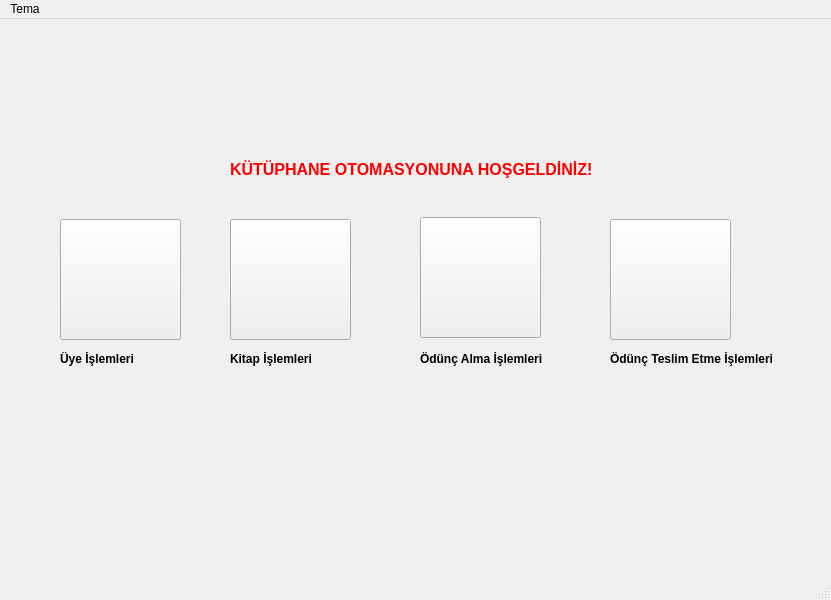
<?xml version="1.0" encoding="UTF-8"?>
<ui version="4.0">
 <class>MainWindow</class>
 <widget class="QMainWindow" name="MainWindow">
  <property name="geometry">
   <rect>
    <x>0</x>
    <y>0</y>
    <width>831</width>
    <height>600</height>
   </rect>
  </property>
  <property name="windowTitle">
   <string>MainWindow</string>
  </property>
  <widget class="QWidget" name="centralwidget">
   <widget class="QLabel" name="label">
    <property name="geometry">
     <rect>
      <x>230</x>
      <y>140</y>
      <width>551</width>
      <height>20</height>
     </rect>
    </property>
    <property name="palette">
     <palette>
      <active>
       <colorrole role="WindowText">
        <brush brushstyle="SolidPattern">
         <color alpha="255">
          <red>255</red>
          <green>0</green>
          <blue>0</blue>
         </color>
        </brush>
       </colorrole>
      </active>
      <inactive>
       <colorrole role="WindowText">
        <brush brushstyle="SolidPattern">
         <color alpha="255">
          <red>255</red>
          <green>0</green>
          <blue>0</blue>
         </color>
        </brush>
       </colorrole>
      </inactive>
      <disabled/>
     </palette>
    </property>
    <property name="font">
     <font>
      <pointsize>12</pointsize>
      <bold>true</bold>
     </font>
    </property>
    <property name="text">
     <string>KÜTÜPHANE OTOMASYONUNA HOŞGELDİNİZ!</string>
    </property>
   </widget>
   <widget class="QPushButton" name="btn_uye_islemleri">
    <property name="geometry">
     <rect>
      <x>60</x>
      <y>200</y>
      <width>121</width>
      <height>121</height>
     </rect>
    </property>
    <property name="styleSheet">
     <string notr="true">image: url(:/gorsel/images/user.jpg);</string>
    </property>
    <property name="text">
     <string/>
    </property>
   </widget>
   <widget class="QPushButton" name="btn_kitap_islemleri">
    <property name="geometry">
     <rect>
      <x>230</x>
      <y>200</y>
      <width>121</width>
      <height>121</height>
     </rect>
    </property>
    <property name="styleSheet">
     <string notr="true">image: url(:/gorsel/images/book.jpg);</string>
    </property>
    <property name="text">
     <string/>
    </property>
   </widget>
   <widget class="QPushButton" name="btn_odunc_alma">
    <property name="geometry">
     <rect>
      <x>420</x>
      <y>198</y>
      <width>121</width>
      <height>121</height>
     </rect>
    </property>
    <property name="styleSheet">
     <string notr="true">image: url(:/gorsel/images/odunc_2.jpg);
image: url(:/gorsel/images/odunc_1.jpg);</string>
    </property>
    <property name="text">
     <string/>
    </property>
   </widget>
   <widget class="QPushButton" name="btn_odunc_teslim_etme">
    <property name="geometry">
     <rect>
      <x>610</x>
      <y>200</y>
      <width>121</width>
      <height>121</height>
     </rect>
    </property>
    <property name="styleSheet">
     <string notr="true">image: url(:/gorsel/images/odunc_1.jpg);
image: url(:/gorsel/images/odunc_2.jpg);</string>
    </property>
    <property name="text">
     <string/>
    </property>
   </widget>
   <widget class="QLabel" name="label_2">
    <property name="geometry">
     <rect>
      <x>60</x>
      <y>330</y>
      <width>111</width>
      <height>20</height>
     </rect>
    </property>
    <property name="font">
     <font>
      <bold>true</bold>
     </font>
    </property>
    <property name="text">
     <string>Üye İşlemleri</string>
    </property>
   </widget>
   <widget class="QLabel" name="label_3">
    <property name="geometry">
     <rect>
      <x>230</x>
      <y>330</y>
      <width>101</width>
      <height>20</height>
     </rect>
    </property>
    <property name="font">
     <font>
      <bold>true</bold>
     </font>
    </property>
    <property name="text">
     <string>Kitap İşlemleri</string>
    </property>
   </widget>
   <widget class="QLabel" name="label_4">
    <property name="geometry">
     <rect>
      <x>420</x>
      <y>330</y>
      <width>151</width>
      <height>20</height>
     </rect>
    </property>
    <property name="font">
     <font>
      <bold>true</bold>
     </font>
    </property>
    <property name="text">
     <string>Ödünç Alma İşlemleri</string>
    </property>
   </widget>
   <widget class="QLabel" name="label_5">
    <property name="geometry">
     <rect>
      <x>610</x>
      <y>330</y>
      <width>211</width>
      <height>20</height>
     </rect>
    </property>
    <property name="font">
     <font>
      <bold>true</bold>
     </font>
    </property>
    <property name="text">
     <string>Ödünç Teslim Etme İşlemleri</string>
    </property>
   </widget>
  </widget>
  <widget class="QMenuBar" name="menubar">
   <property name="geometry">
    <rect>
     <x>0</x>
     <y>0</y>
     <width>831</width>
     <height>26</height>
    </rect>
   </property>
   <widget class="QMenu" name="menuTema">
    <property name="title">
     <string>Tema</string>
    </property>
    <addaction name="actionBeyaz"/>
    <addaction name="actionSiyah"/>
   </widget>
   <addaction name="menuTema"/>
  </widget>
  <widget class="QStatusBar" name="statusbar"/>
  <action name="actionBeyaz">
   <property name="text">
    <string>Aydınlık</string>
   </property>
  </action>
  <action name="actionSiyah">
   <property name="text">
    <string>Karanlık</string>
   </property>
  </action>
 </widget>
 <resources/>
 <connections/>
</ui>
